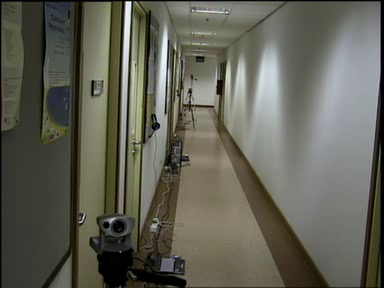
#> input picture frame 19 of footage.avi, 384 x 288 px, given in place of static_camera.mp4, which was not available
$ python basic_optical_flow.py
#> lines starting #> are read from the running program, lines starting #| are printed output that depends on the picture; pictures that were not available may be replaced by others from this repository, and a replacement may not be noted
#example tutorial program taken from https://opencv-python-tutroals.readthedocs.io/en/latest/py_tutorials/py_video/py_lucas_kanade/py_lucas_kanade.html
# basic optical flow
# apparently this could maybe be used in combination with frame differencing to figoure out what is moving relative to forward car motion but I was not able to figure out how to do this in time
# not considered part of the paper since I was still trying to figure out ho wthis works

import numpy as np
import cv2 as cv

cap = cv.VideoCapture('static_camera.mp4')

# params for ShiTomasi corner detection
feature_params = dict( maxCorners = 100,
                       qualityLevel = 0.3,
                       minDistance = 7,
                       blockSize = 7 )

# Parameters for lucas kanade optical flow
lk_params = dict( winSize  = (15,15),
                  maxLevel = 2,
                  criteria = (cv.TERM_CRITERIA_EPS | cv.TERM_CRITERIA_COUNT, 10, 0.03))

# Create some random colors
color = np.random.randint(0,255,(100,3))

# Take first frame and find corners in it
ret, old_frame = cap.read()
#> old_frame is the input picture: shape (288, 384, 3); mean B, G, R 85.3, 96.9, 97.3
old_gray = cv.cvtColor(old_frame, cv.COLOR_BGR2GRAY)
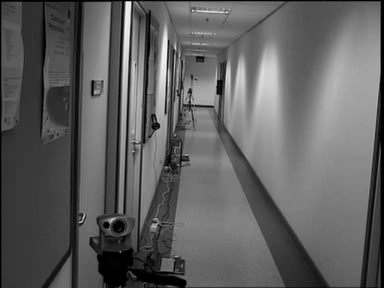
#> old_gray: shape (288, 384); min 0, max 249, mean 95.7
p0 = cv.goodFeaturesToTrack(old_gray, mask = None, **feature_params)
#> p0 = [[128, 2]]

# Create a mask image for drawing purposes
mask = np.zeros_like(old_frame)

while(1):
    ret,frame = cap.read()
    frame_gray = cv.cvtColor(frame, cv.COLOR_BGR2GRAY)

    # calculate optical flow
    p1, st, err = cv.calcOpticalFlowPyrLK(old_gray, frame_gray, p0, None, **lk_params)
#> p1 = [[128, 2.01]]; st = [1]; err = [0.417]

    # Select good points
    good_new = p1[st==1]
#> good_new = [[128, 2.01]]
    good_old = p0[st==1]
#> good_old = [[128, 2]]

    # draw the tracks
    for i,(new,old) in enumerate(zip(good_new,good_old)):
        a,b = new.ravel()
        c,d = old.ravel()
        mask = cv.line(mask, (a,b),(c,d), color[i].tolist(), 2)
        frame = cv.circle(frame,(a,b),5,color[i].tolist(),-1)
#> this loop made 1 pass
#> (a, b, c, d) on pass 1: (128, 2.01, 128, 2)
    img = cv.add(frame,mask)

    cv.imshow('frame',img)
    #exit
    if cv.waitKey(25) & 0xFF == ord('q'):
#> (key q is pressed here)
      break

    # Now update the previous frame and previous points
    old_gray = frame_gray.copy()
    p0 = good_new.reshape(-1,1,2)


cv.destroyAllWindows()
cap.release()

$ run again, starting later in the video
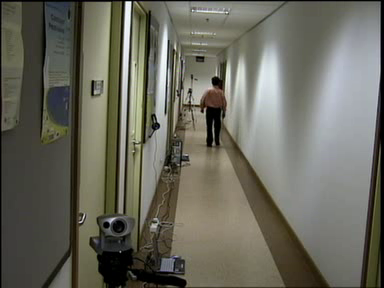
#> input picture frame 159 of footage.avi, 384 x 288 px, given in place of static_camera.mp4, which was not available
#> old_frame is the input picture: shape (288, 384, 3); mean B, G, R 93.1, 104.3, 105.1
#> `old_gray = cv.cvtColor(old_frame, cv.COLOR_BGR2GRAY)`:
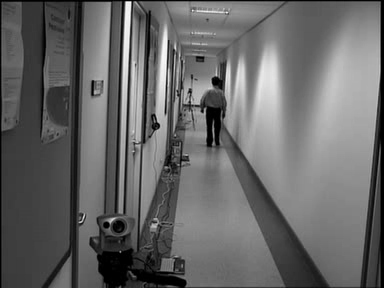
#> old_gray: shape (288, 384); min 0, max 251, mean 103.2
#> p0 = [[128, 2], [110, 221]]
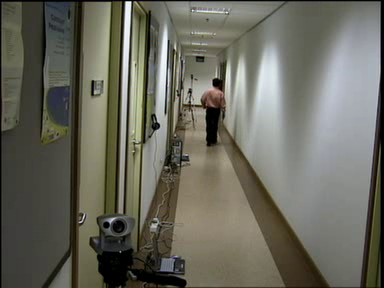
#> input picture frame 160 of footage.avi, 384 x 288 px, given in place of static_camera.mp4, which was not available
#> frame is the input picture: shape (288, 384, 3); mean B, G, R 93.3, 104.5, 105.3
#> st = [1, 1]; err = [0.193, 0.219]
#> good_new = [[128, 2], [110, 221]]
#> the loop `for i,(new,old) in enumerate(zip(good_new,good_old)):` made 2 passes
#> (a, b, c, d) on passes 1 to 2: (128, 2, 128, 2), (110, 221, 110, 221)
